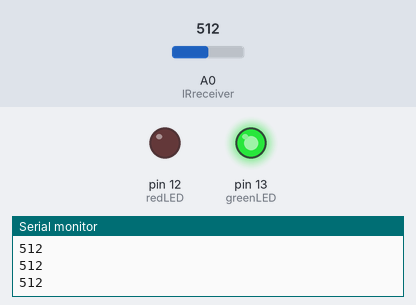
A sketch run on a simulated Arduino Uno, built with avr-gcc and run on an emulated ATmega328P. Parts: output pins drawn as LEDs (lit = HIGH), the last lines printed to the serial monitor. The inputs (shaded band) are chosen by the test bench; at power-on: A0 (IRreceiver) = 512.

Above: at 1.2 s.
1.3 s: A0 (IRreceiver) set to 786
2.8 s: A0 (IRreceiver) set to 810
At 3.4 s:
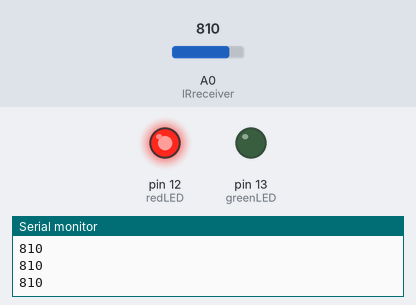
4.3 s: A0 (IRreceiver) set to 790
At 5.5 s:
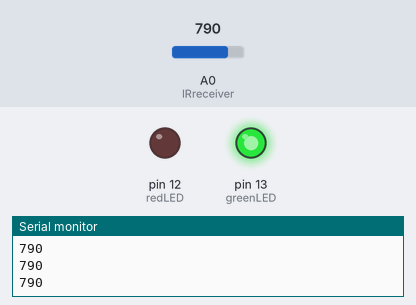
5.8 s: A0 (IRreceiver) set to 900
At 6.9 s:
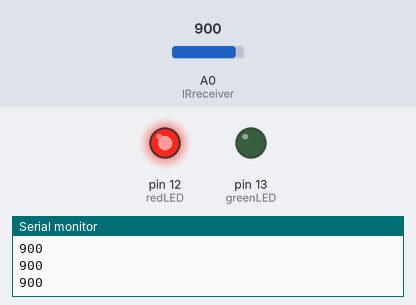
Timing chart, 0 to 8.3 s (numbered marks = the images above; inputs shaded):
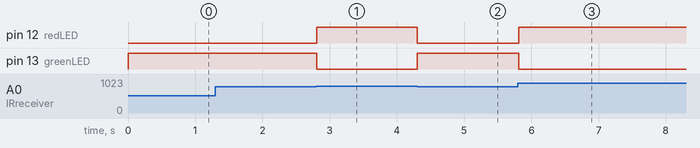

The sketch:

IR_sensor.ino
```cpp
/* IR sensor demo code for RExPerience '17
 *  Trip sensor alarm that sounds/lights when object passes between IR sensors
 *  utilizes IR Emitter-Receiver, buzzer, LED
 *
 *  Modified by Song Wei 2 August 2017
 */

#define IRreceiver A0 //A0
#define greenLED 13 //GPIO 13
#define redLED 12 //GPIO 12

int val = 0; // define analog variable val

void setup() {
  Serial.begin(9600);
  pinMode(IRreceiver, INPUT);
  pinMode(greenLED, OUTPUT);
  pinMode(redLED, OUTPUT);
}

void loop() {
  val = analogRead(IRreceiver); //read analog value assigned to val
  Serial.println(val);
  if (val < 800) {
    digitalWrite(greenLED, HIGH);
    digitalWrite(redLED, LOW);
  }
  else {
    digitalWrite(redLED, HIGH);
    digitalWrite(greenLED, LOW);
  }
}
```

Measured:
- the behaviour switches between 799 and 800 on A0 (IRreceiver) (found by bisection; images 0 and 1)
- after the input at 2.8 s, pin 12 (redLED): LOW → HIGH at once; pin 13 (greenLED): HIGH → LOW at once
- after the input at 4.3 s, pin 12 (redLED): HIGH → LOW at once; pin 13 (greenLED): LOW → HIGH at once
- after the input at 5.8 s, pin 12 (redLED): LOW → HIGH at once; pin 13 (greenLED): HIGH → LOW at once
